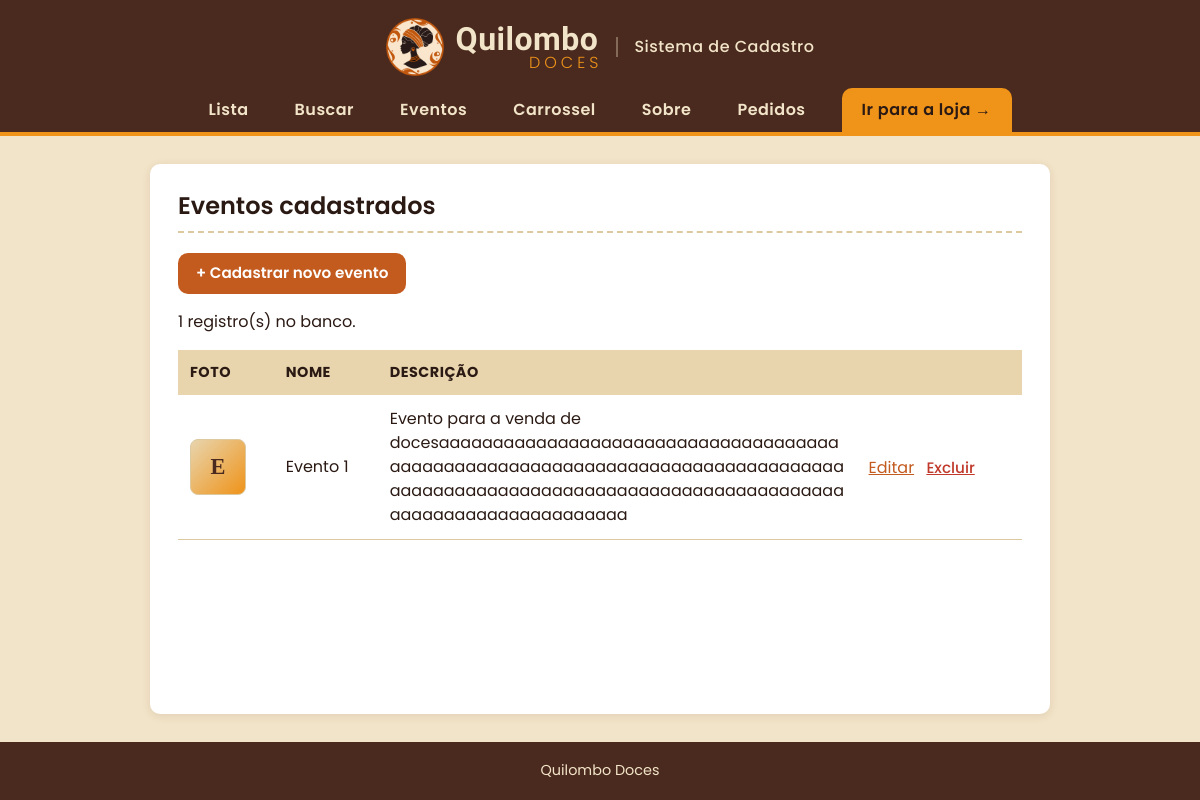
/eventos, run on the app's committed database.
### tables this page shows
CREATE TABLE eventos (
                id     INTEGER PRIMARY KEY AUTOINCREMENT,
                nome   TEXT    NOT NULL,
                descricao TEXT 
            , imagem TEXT);

### app.py (the view)
@app.route("/eventos")
def eventos():
    conn = conectar_banco()
    eventos = conn.execute(
        'SELECT * FROM eventos ORDER BY nome').fetchall()
    conn.close()
    return render_template("eventos.html", eventos=eventos,
                           msg=request.args.get("msg", ""))

### app.py (called while the page is built)
@app.context_processor
def dados_globais():
    return {
        "qtd_carrinho": sum(session.get("carrinho", {}).values()),
        "whatsapp": WHATSAPP,
        "pedidos_pendentes": contar_pedidos_pendentes(),
        "cliente": cliente_atual(),      # cliente logado na loja (ou None)
    }

def contar_pedidos_pendentes():
    conn = conectar_banco()
    qtd = conn.execute(
        "SELECT COUNT(*) FROM pedidos WHERE status = 'informado'").fetchone()[0]
    conn.close()
    return qtd

### contas.py (called while the page is built, shortened)
def cliente_atual():
    id_cliente = session.get("cliente_id")
    if not id_cliente:
        return None

### templates/eventos.html (shortened to what this page needs)
{% extends "base.html" %}
{% block conteudo %}
  <h2>Eventos cadastrados</h2>
  <p><a class="botao" href="{{ url_for('novo_evento') }}">+ Cadastrar novo evento</a></p>
  {% if eventos %}
    <p>{{ eventos|length }} registro(s) no banco.</p>
    <table>
      <tr>
        <th>Foto</th>
        <th>Nome</th>
        <th>Descrição</th>
        <th></th>
      </tr>
      {% for p in eventos %}
        <tr>
          <td>
            {% if p['imagem'] %}
              <img class="miniatura" src="{{ url_for('static', filename='uploads/' ~ p['imagem']) }}" alt="">
            {% else %}
              <span class="miniatura sem-foto">{{ p['nome'][0]|upper }}</span>
            {% endif %}
          </td>
          <td>{{ p['nome'] }}</td>
          <td>{{ p['descricao'] }}</td>
          <td>
            <a href="{{ url_for('editar_evento', id_evento=p['id']) }}">Editar</a>
            <form method="post" action="{{ url_for('excluir_evento', id_evento=p['id']) }}"
                  onsubmit="return confirm('Excluir este evento?');">
              <button type="submit" class="link-perigo">Excluir</button>
            </form>
          </td>
        </tr>
      {% endfor %}
    </table>
  {% else %}
    <p class="vazio">Nenhum evento cadastrado ainda.</p>
  {% endif %}
{% endblock %}

### static/estilo.css (style rules this page uses)
:root { --areia: #f2e4c8; --areia-escura: #e8d5ae; --cacau: #2b1a14; --raiz: #4a2a1e; --cacau-2: #2b1a14; --terracota: #c35a1e; --terracota-hover: #4a2a1e; --ouro: #ef9319; --ouro-hover: #d6820f; --verde: #25d366; --verde-hover: #1da851; --perigo: #c0392b; --sucesso-bg: #e8f6ec; --sucesso-txt: #1e6b3a; --erro-bg: #fdecea; --branco: #ffffff; --borda: #dcc9a0; --texto-suave: #6b4a3a; --raio: 10px; --raio-grande: 12px; --sombra: 0 2px 10px rgba(74, 42, 30, 0.10); --sombra-forte: 0 8px 20px rgba(74, 42, 30, 0.18); --fonte-texto: "Poppins", Arial, sans-serif; --fonte-marca: "Kaushan Script", cursive; }
* { box-sizing: border-box; }
body { margin: 0; font-family: var(--fonte-texto); font-size: 16px; line-height: 1.5; color: var(--cacau); background: var(--areia); min-height: 100vh; display: flex; flex-direction: column; }
h1, h2, h3 { font-family: var(--fonte-texto); font-weight: 600; line-height: 1.2; }
a { color: var(--terracota); }
main h2 { margin-top: 0; padding-bottom: 10px; border-bottom: 2px dashed var(--borda); }
table { width: 100%; border-collapse: collapse; margin: 16px 0; }
th { text-align: left; background: var(--areia-escura); padding: 12px; font-size: 0.9rem; text-transform: uppercase; letter-spacing: 0.5px; }
td { padding: 12px; border-bottom: 1px solid var(--borda); vertical-align: middle; word-break: break-word; max-width: 400px; }
td form { display: inline-block; margin: 4px 2px; }
button, .botao, .btn-whatsapp { font-family: inherit; font-size: 0.95rem; font-weight: 600; border: none; border-radius: var(--raio); padding: 9px 18px; cursor: pointer; text-decoration: none; display: inline-block; transition: background 0.2s, transform 0.1s; }
button { background: var(--raiz); color: var(--areia); }
.botao { background: var(--terracota); color: var(--branco); }
.link-perigo { background: none; color: var(--perigo); padding: 4px 6px; text-decoration: underline; font-weight: 500; }
.miniatura { display: flex; align-items: center; justify-content: center; width: 56px; height: 56px; object-fit: contain; background: var(--branco); border-radius: 8px; border: 1px solid var(--borda); }
.miniatura.sem-foto { background: linear-gradient(135deg, var(--areia-escura), var(--ouro)); color: var(--raiz); font-family: Georgia, serif; font-weight: bold; font-size: 1.4rem; }

### data on the page
eventos: nome "E", nome "Evento 1", descricao "Evento para a venda de docesaaaaaaaaaaaaaaaaaaaaaaaaaaaaaaaaaaaaaaaaaaaaaaaaaaaaaaaaaaaaaaaaaaaaaaaaaaaaaaaaaaaaaaaaaaaaaaaaaaaaaaaaaaaaaaaaaaaaaaaaaaaaaaaaaaaaaaaaaaaaaaa"

### other printed values
{{ eventos|length }} "1"
